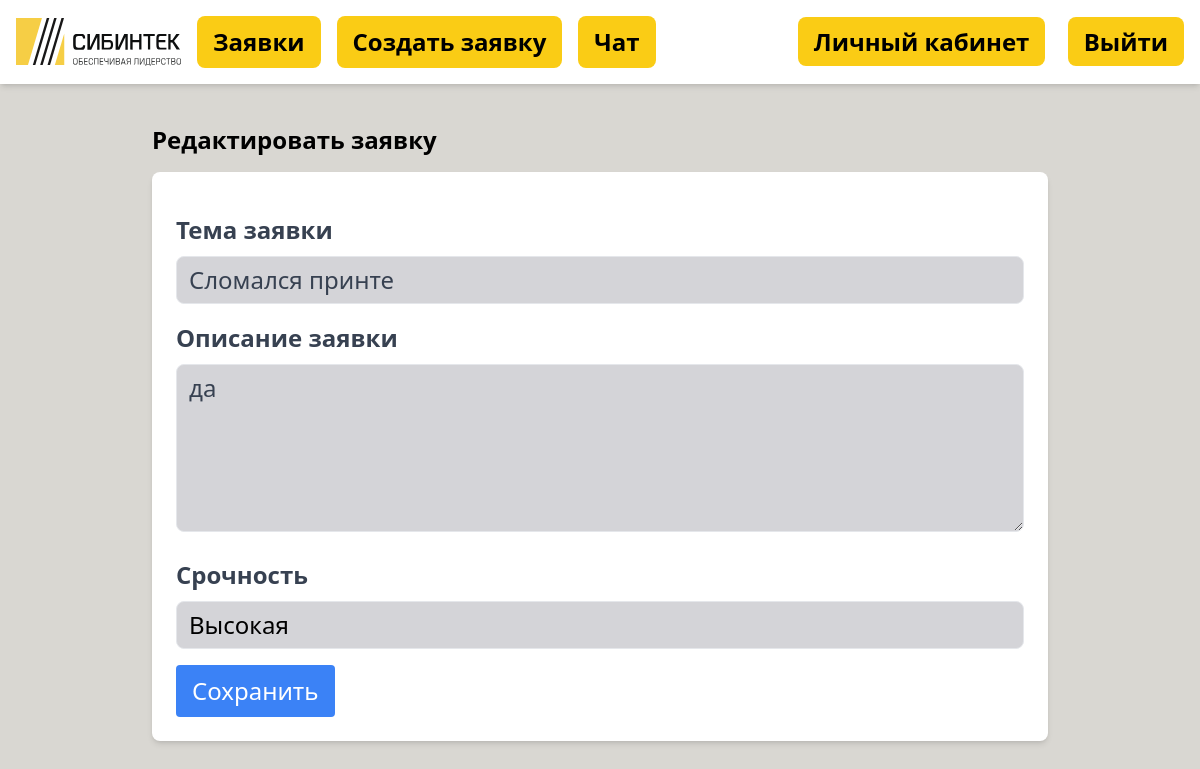
Page /tickets/ticket/2/edit/ (signed in) on the earlier database version.
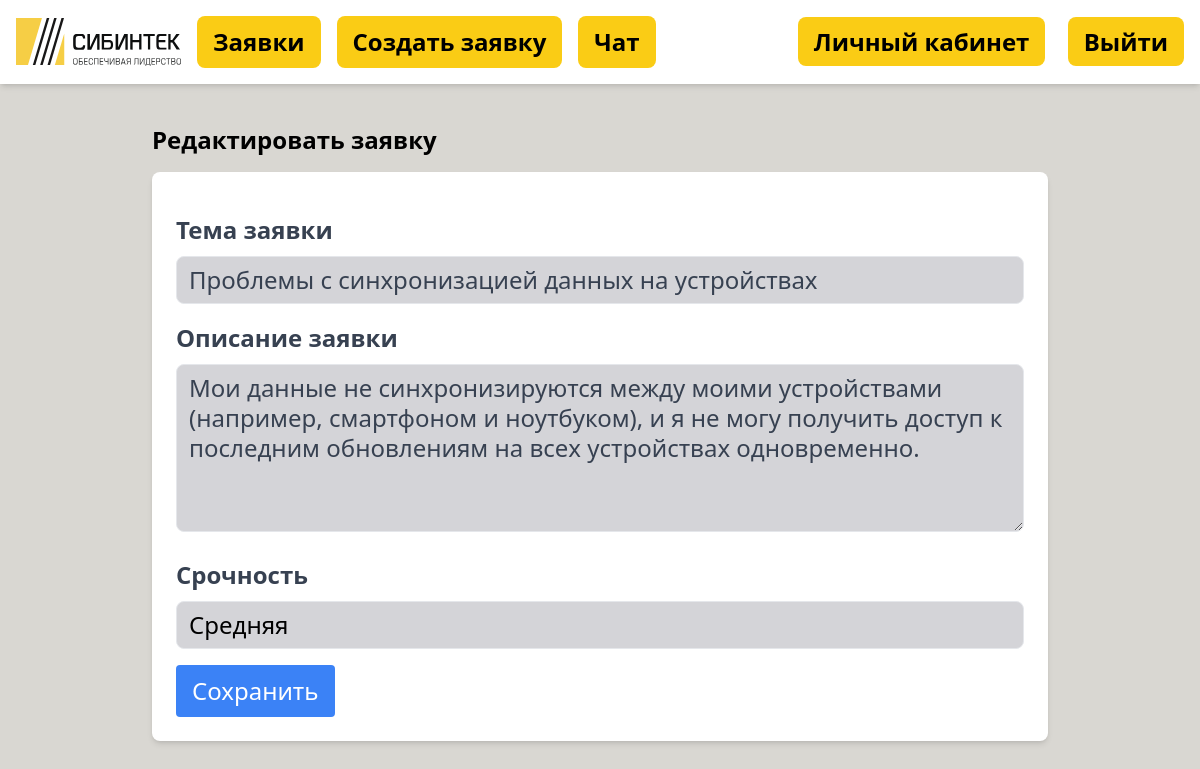
Same page on the later database version.
### tickets/models.py (models this page shows, shortened)
class Ticket(models.Model):
    URGENCY_CHOICES = [
        ('Low', 'Низкая'),
        ('Medium', 'Средняя'),
        ('High', 'Высокая'),
    ]
    STATUS_CHOICES = [
        ('New', 'Новая'),
        ('In process', 'В процессе'),
        ('Done', 'Завершена'),
    ]
    user = models.ForeignKey(User, on_delete=models.CASCADE)
    responsible = models.ForeignKey(User, on_delete=models.SET_NULL, null=True, blank=True,
                                    related_name='responsible_tickets')
    subject = models.CharField(max_length=100)
    description = models.TextField()
    urgent = models.CharField(max_length=6, choices=URGENCY_CHOICES)
    status = models.CharField(max_length=20, choices=STATUS_CHOICES, default='New')
    created_at = models.DateTimeField(auto_now_add=True)

### tickets/views.py (the view, shortened to what this page needs)
# urls.py: path('ticket/<int:pk>/edit/', TicketUpdateView.as_view(), name='ticket_update'),
class TicketUpdateView(LoginRequiredMixin, UpdateView):
    model = Ticket
    form_class = TicketForm
    template_name = 'tickets/ticket_form.html'

### tickets/forms.py
class TicketForm(forms.ModelForm):
    class Meta:
        model = Ticket
        fields = ('subject', 'description', 'urgent')
        labels = {
            'subject': 'Тема заявки',
            'description': 'Описание заявки',
            'urgent': 'Срочность'
        }
        widgets = {
            'subject': forms.TextInput(attrs={
                'class': 'appearance-none border rounded-lg bg-zinc-300 w-full py-2 px-3 text-gray-700 leading-tight focus:outline-none focus:shadow-outline'}),
            'description': forms.Textarea(attrs={
                'rows': 5,
                'cols': 40,
                'class': 'appearance-none border rounded-lg bg-zinc-300 w-full py-2 px-3 text-gray-700 leading-tight focus:outline-none focus:shadow-outline'
            }),
            'urgent': forms.Select(attrs={
                'class': 'appearance-none border rounded-lg bg-zinc-300 w-full py-2 px-3 leading-tight focus:outline-none focus:shadow-outline '}),
        }

### tickets/templates/tickets/ticket_form.html (shortened to what this page needs)
{% extends 'base.html' %}
{% block content %}
  <div class="max-w-4xl mx-auto py-10">
    <h1 class="text-2xl font-bold mb-4">Редактировать заявку</h1>
    <div class="bg-white shadow-md rounded-lg p-6">
      <form method="post" class="space-y-4">
        <div>
          <label for="subject" class="block text-gray-700 font-bold mb-2">Тема заявки</label>
          {{ form.subject }}
        </div>
        <div>
          <label for="description" class="block text-gray-700 font-bold mb-2">Описание заявки</label>
          {{ form.description }}
        </div>
        <div>
          <label for="urgent" class="block text-gray-700 font-bold mb-2">Срочность</label>
          {{ form.urgent }}
        </div>
        <div>
          <button type="submit" class="bg-blue-500 text-white px-4 py-2 rounded hover:bg-blue-700">Сохранить</button>
        </div>
      </form>
    </div>
  </div>
{% endblock %}

Differences in the rows shown:
changed Ticket: subject "Сломался принте" → "Проблемы с синхронизацией данных на устройствах"; description "да" → "Мои данные не синхронизируются между моими устройствами (например, смартфоном и ноутбуком), и я не могу получить доступ к последним обновлениям на всех устройствах одновременно."; urgent "Высокая" → "Средняя"
